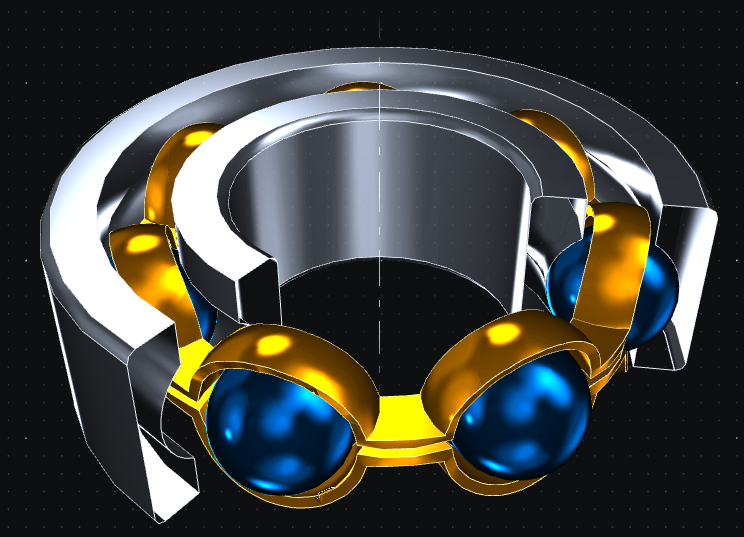
#> input picture examples/bearing.png, 744 x 537 px
$ python screenshot_remove_backgrounds.py ../examples
#> lines starting #> are read from the running program, lines starting #| are printed output that depends on the picture
#!/usr/bin/env python3
"""Convert dark backgrounds in screenshots to transparent and re-export in place.

Usage:
    python docs/screenshot_remove_backgrounds.py [directory]

Defaults to docs/screenshots/ if no directory given.
"""

import sys
import glob
import os
import cv2
import numpy as np


def detect_background(img, quantize=8):
	"""Detect the background color as the most represented value in the image.

	Colors are quantized into bins of size `quantize` to tolerate slight variations
	(e.g. anti-aliasing, compression artifacts). Returns the center of the most
	frequent bin as a BGR tuple.
	"""
	# use only the BGR channels
	pixels = img[:, :, :3].reshape(-1, 3).astype(np.int16)
	# quantize to bins
	binned = (pixels // quantize) * quantize + quantize // 2
	# pack into a single int per pixel for fast counting
	keys = binned[:, 0].astype(np.int32) | (binned[:, 1].astype(np.int32) << 8) | (binned[:, 2].astype(np.int32) << 16)
	values, counts = np.unique(keys, return_counts=True)
	best = values[np.argmax(counts)]
	# refine: average the actual pixel colors that fell into the winning bin
	mask = keys == best
	return pixels[mask].astype(np.float64).mean(axis=0)


def has_alpha_background(img, threshold_ratio=0.05):
	"""Detect whether the image already has a transparent background.

	Returns True if the image has an alpha channel and more than
	`threshold_ratio` of pixels are fully transparent (alpha == 0).
	"""
	if img.shape[2] < 4:
		return False
	transparent_count = np.count_nonzero(img[:, :, 3] == 0)
	total = img.shape[0] * img.shape[1]
	return transparent_count / total > threshold_ratio


def make_dark_transparent(path, low=5, high=100):
	"""Replace background pixels with transparency.

	The background color is detected as the most frequent color in the image.
	Pixels within `low` color-distance from the background become fully transparent.
	Between `low` and `high`, alpha ramps smoothly from 0 to 255.
	Beyond `high`, pixels remain fully opaque.
	Images that already have a transparent background are skipped.
	"""
#> called with path = 'examples/bearing.png', low = 5, high = 100
	img = cv2.imread(path, cv2.IMREAD_UNCHANGED)
#> img is the input picture: shape (537, 744, 3); mean B, G, R 61, 66.5, 65.6
	if img is None:
		print(f"  skipped (unreadable): {path}")
		return

	# convert to BGRA if needed
	if img.shape[2] == 3:
		img = cv2.cvtColor(img, cv2.COLOR_BGR2BGRA)
#> img: shape (537, 744, 4)

	# skip images that already have a transparent background
	if has_alpha_background(img):
#> in has_alpha_background, `transparent_count = np.count_nonzero(img[:, :, 3] == 0)`: transparent_count = 0
		print(f"  skipped (already transparent): {path}")
		return

	# detect background color from histogram
	bg = detect_background(img)
#> in detect_background, `values, counts = np.unique(keys, return_counts=True)`: values = 965 values from 263180 to 16579836; counts = 965 values, max 169531 at index 75, min 1 at index 4, mean 414
#> in detect_background, `best = values[np.argmax(counts)]`: best = 789524
#> bg = [17, 15, 14]

	# compute per-pixel color distance to the background
	pixels = img[:, :, :3].astype(np.float32)
	distance = np.sqrt(np.sum((pixels - bg) ** 2, axis=2))
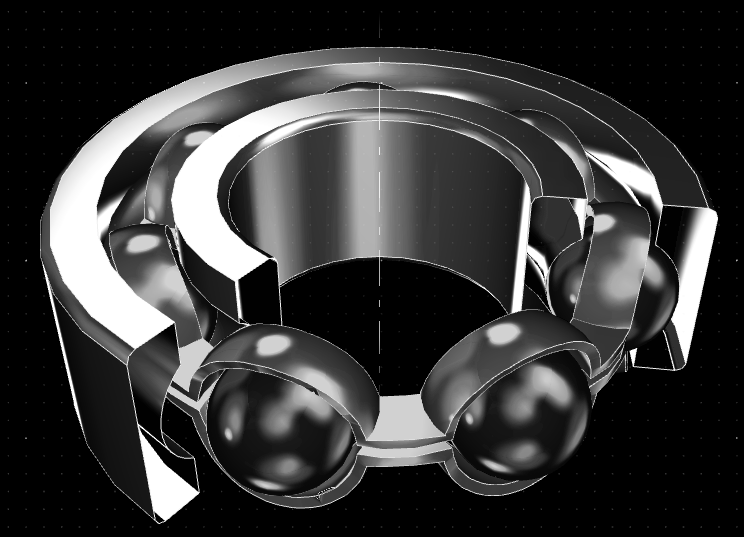
#> distance: shape (537, 744) float64; min 0.000384, max 415.1, mean 92.9; drawn with min black and max white

	# alpha from color distance: 0 below low, linear ramp to 1 at high
	alpha_f = np.clip((distance - low) / (high - low), 0.0, 1.0)

	# smooth alpha edges with a gaussian blur to propagate into transition pixels
	alpha_blurred = cv2.GaussianBlur(alpha_f, (0, 0), sigmaX=2.)
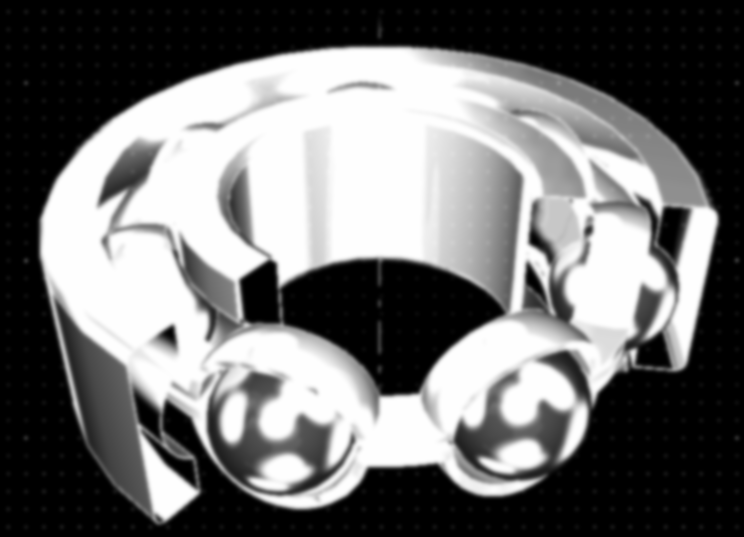
#> alpha_blurred: shape (537, 744) float64; min 0, max 1, mean 0.452
	# blur can only expand transparency, not reduce it
	alpha_f = np.minimum(alpha_f, alpha_blurred)
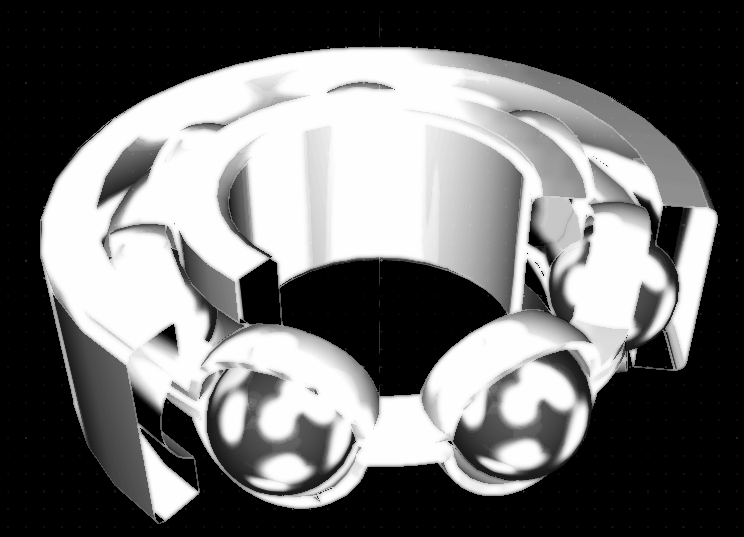
#> alpha_f: shape (537, 744) float64; min 0, max 1, mean 0.435

	# decontaminate edge colors: recover the original foreground by
	# removing the background contribution from anti-aliased pixels
	# pixel = alpha * fg + (1 - alpha) * bg  =>  fg = (pixel - (1-a)*bg) / a
	safe_alpha = np.maximum(alpha_f, 0.01)
	decontaminated = (pixels - (1.0 - alpha_f[:, :, np.newaxis]) * bg) / safe_alpha[:, :, np.newaxis]
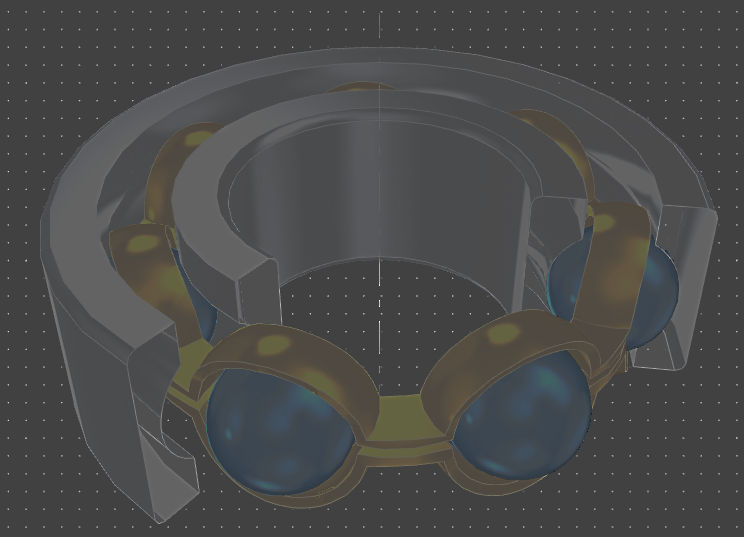
#> decontaminated: shape (537, 744, 3) float64; mean B, G, R 66.7, 71.3, 68.4; drawn with min black and max white
	# we can make mistake in decontaminating that leads to overestimate the value
	error_factor = np.maximum(decontaminated.max(axis=2), 255)/255
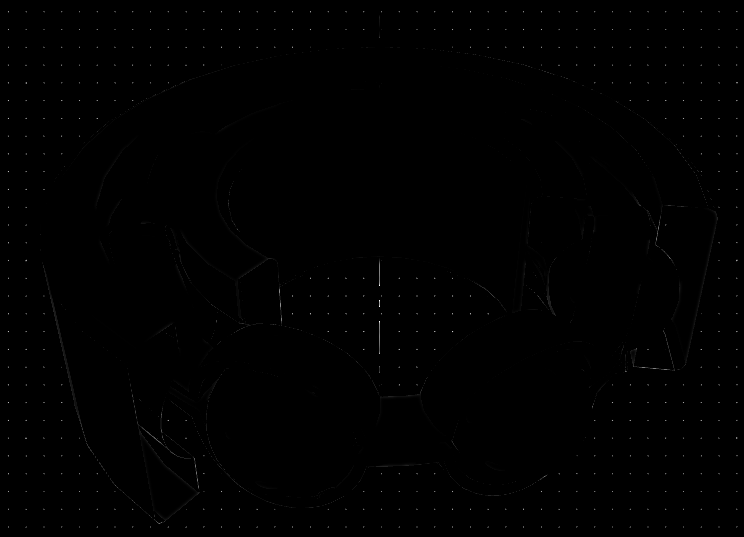
#> error_factor: shape (537, 744) float64; min 1, max 5.6, mean 1.01; drawn with min black and max white
	# increase alpha when error happens
	alpha_f = np.minimum(alpha_f * error_factor, 1)
	# lower decontaminated value with the correction, this has the effect of normalizing more the value
	decontaminated = decontaminated / error_factor[:,:,None]
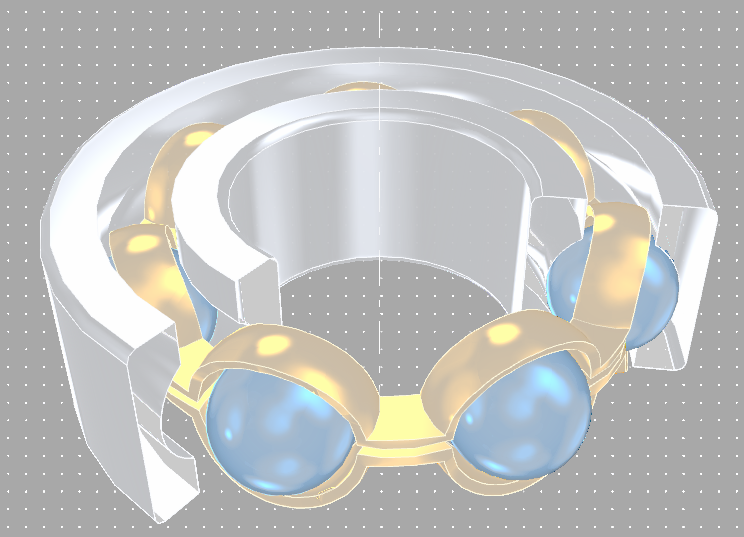
#> decontaminated: shape (537, 744, 3) float64; mean B, G, R 64.5, 68.9, 66.1; drawn with min black and max white

	img[:, :, :3] = (decontaminated).astype(np.uint8)
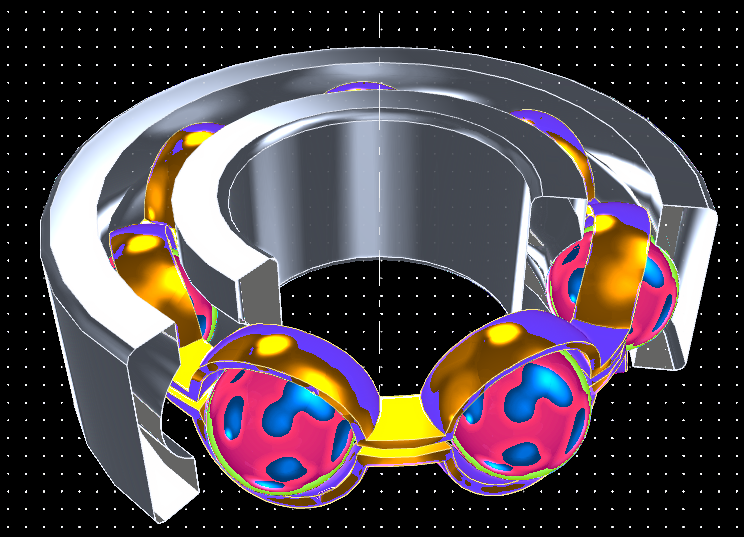
#> img: shape (537, 744, 4); mean B, G, R, A 74.6, 70.4, 81.1, 255
	img[:, :, 3] = (alpha_f * 255).astype(np.uint8)
	cv2.imwrite(path, img)
	print(f"  done (bg={bg.astype(int).tolist()}): {path}")
#|   done (bg=[17, 14, 13]): examples/bearing.png


def main():
	if len(sys.argv) > 1:
		directory = sys.argv[1]
	else:
		directory = os.path.join(os.path.dirname(__file__), "screenshots")

	directory = os.path.abspath(directory)
	files = sorted(glob.glob(os.path.join(directory, "**", "*.png"), recursive=True))

	if not files:
		print(f"No PNG files found in {directory}")
		sys.exit(1)

	print(f"Processing {len(files)} PNG files in {directory}")
	for f in files:
		make_dark_transparent(f)
	print("All done.")


def on_post_build(config, **kwargs):
	"""MkDocs hook: remove dark backgrounds from screenshots in the built site."""
	directory = os.path.join(config['site_dir'], "screenshots")
	files = sorted(glob.glob(os.path.join(directory, "**", "*.png"), recursive=True))
	if files:
		print(f"Processing {len(files)} PNG screenshots in {directory}")
		for f in files:
			make_dark_transparent(f)


if __name__ == "__main__":
	main()
